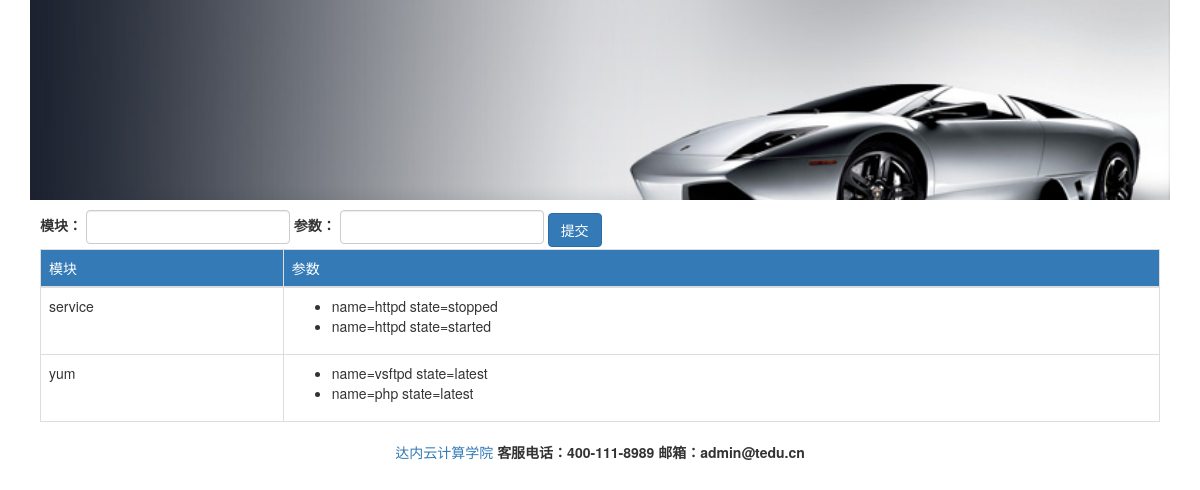
/webansi/addmodules/, run on an earlier commit of the app's database.
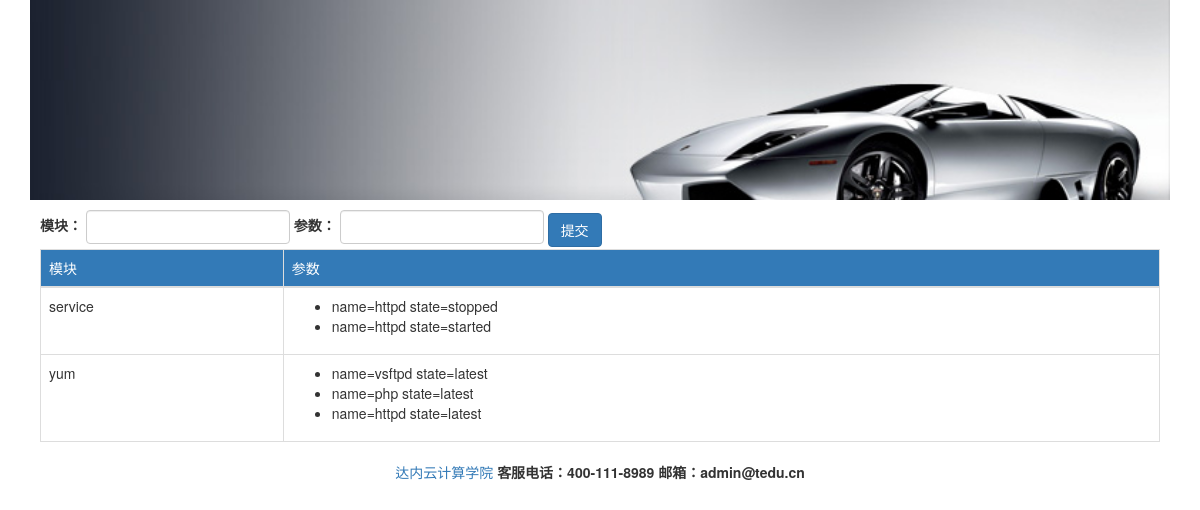
And on a later commit of the database.
### webansi/models.py (models this page shows, shortened)
class Args(models.Model):
    mod_args = models.CharField(max_length=100)
    mod = models.ForeignKey(Module, on_delete=models.CASCADE)

### webansi/views.py (the view)
def addmodules(request):
    if request.method == 'POST':
        m = request.POST.get('module')
        a = request.POST.get('args')
        mobj = Module.objects.get_or_create(mod_name=m)[0]
        Args.objects.get_or_create(mod_args=a, mod=mobj)
    mod_info = {}
    mods = Module.objects.all()
    for m in mods:
        argss = []
        for args in m.args_set.all():
            argss.append(args.mod_args)
        mod_info[m] = argss
    return render(request, 'webansi/addmodules.html', {'mod_info': mod_info})

### webansi/models.py (called while the page is built)
    def __str__(self):
        return self.mod_name

### webansi/templates/webansi/addmodules.html (shortened to what this page needs)
{% extends 'webansi/base.html' %}
{% block content %}
    <form action="" role="form" class="form-inline" method="post">
    <div class="form-group">
        <label>
            模块：
            <input type="text" class="form-control" name="module">
        </label>
    </div>
    <div class="form-group">
        <label>
            参数：
            <input type="text" class="form-control" name="args">
        </label>
    </div>
    <div class="form-group">
        <input type="submit" value="提交" class="btn btn-primary">
    </div>
    </form>
    <table class="table table-bordered">
    <thead>
    <tr class="bg-primary">
        <td>模块</td>
        <td>参数</td>
    </tr>
    </thead>
    {% for mod, args in mod_info.items %}
        <tr>
            <td>{{ mod }}</td>
            <td>
                <ul>
                    {% for a in args %}
                        <li>{{ a }}</li>
                    {% endfor %}
                </ul>
            </td>
        </tr>
    {% endfor %}
    </table>
{% endblock %}

What changed in the data, as far as the page shows it:
added Args: args "name=httpd state=latest"
